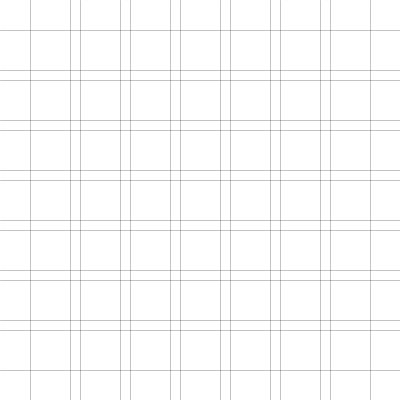
Frame 1 (no input)
Frame 60 (the mouse pressed at the canvas centre just before this capture): identical to frame 1, image omitted
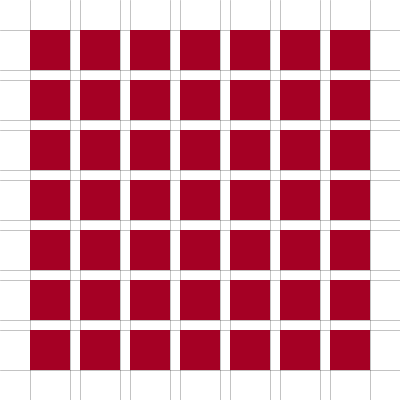
Frame 120 (the mouse held since frame 60 and released just before this capture)

The Processing sketch that drew these frames (run headless with seeded random() and noise(); from frame 60 on, the mouse is pressed at the canvas centre):

// Processing sketch: processing_76586
// ── processing_76586.pde

//Christopher Chan
//Assignment 8
//Code written on October 18th, 2012

float x, y, a, b, mX;
color col;

void setup ()
{
  size (400, 400);
  smooth ();
  background (#FFFFFF);
  frameRate (10);
  noStroke ();
  rectMode (CENTER);

  a=30;
  b=30;
  x=50;
  y=100;
  mX=1;
}

void draw ()
{
  for (float y=50; y < 400; y = y+50)
  {
    fill (-mouseX*mX, -mouseX*mX, mouseX*mX, mouseY);
    grid (y);
    fill (mouseX*mX, -mouseX*mX, -mouseX*mX, mouseY);
    grid (y);
  }
  draft ();
}

void grid (float y2)
{
  for (float x=50; x < 400; x = x+50)
  {
    noStroke ();
    rect (x, y2, 40, 40);
  }
}

void draft()
{
  while (a < 370)
  {
    stroke (0, 60);
    line (a, 0, a, height);
    a=a+40;
    line (a, 0, a, height);
    a=a+10;
  }
  while (b < 370)
  {
    stroke (0, 60);
    line (0, b, width, b);
    b=b+40;
    line (0, b, width, b);
    b=b+10;
  }
}

void keyPressed ()
{
  if (key == ' ')
  {
    mX=mX*-1;
  }
}
